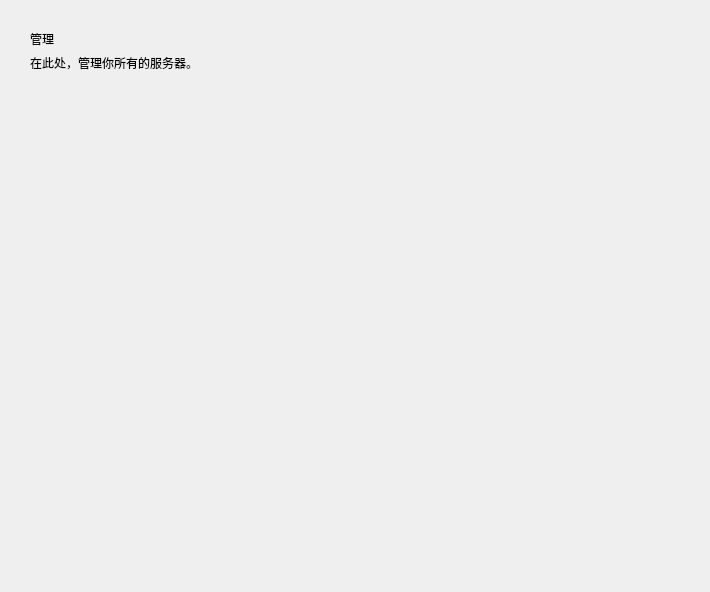
<?xml version="1.0" encoding="UTF-8"?>
<ui version="4.0">
 <class>ManagerInterface</class>
 <widget class="QFrame" name="ManagerInterface">
  <property name="geometry">
   <rect>
    <x>0</x>
    <y>0</y>
    <width>710</width>
    <height>592</height>
   </rect>
  </property>
  <property name="sizePolicy">
   <sizepolicy hsizetype="Expanding" vsizetype="Expanding">
    <horstretch>0</horstretch>
    <verstretch>0</verstretch>
   </sizepolicy>
  </property>
  <property name="windowTitle">
   <string/>
  </property>
  <layout class="QGridLayout" name="gridLayout">
   <item row="0" column="2">
    <spacer name="topSpacer">
     <property name="orientation">
      <enum>Qt::Vertical</enum>
     </property>
     <property name="sizeType">
      <enum>QSizePolicy::Fixed</enum>
     </property>
     <property name="sizeHint" stdset="0">
      <size>
       <width>20</width>
       <height>10</height>
      </size>
     </property>
    </spacer>
   </item>
   <item row="1" column="0">
    <spacer name="leftSpacer">
     <property name="orientation">
      <enum>Qt::Horizontal</enum>
     </property>
     <property name="sizeType">
      <enum>QSizePolicy::Fixed</enum>
     </property>
     <property name="sizeHint" stdset="0">
      <size>
       <width>10</width>
       <height>20</height>
      </size>
     </property>
    </spacer>
   </item>
   <item row="1" column="2" rowspan="2" colspan="2">
    <widget class="QWidget" name="titleLimitWidget" native="true">
     <layout class="QGridLayout" name="gridLayout_2">
      <item row="0" column="0">
       <widget class="TitleLabel" name="titleLabel">
        <property name="sizePolicy">
         <sizepolicy hsizetype="Preferred" vsizetype="Fixed">
          <horstretch>0</horstretch>
          <verstretch>0</verstretch>
         </sizepolicy>
        </property>
        <property name="text">
         <string>管理</string>
        </property>
       </widget>
      </item>
      <item row="1" column="0">
       <widget class="StrongBodyLabel" name="subTitleLabel">
        <property name="sizePolicy">
         <sizepolicy hsizetype="Preferred" vsizetype="Fixed">
          <horstretch>0</horstretch>
          <verstretch>0</verstretch>
         </sizepolicy>
        </property>
        <property name="text">
         <string>在此处，管理你所有的服务器。</string>
        </property>
        <property name="textFormat">
         <enum>Qt::MarkdownText</enum>
        </property>
       </widget>
      </item>
      <item row="3" column="0">
       <widget class="QStackedWidget" name="stackedWidget">
        <property name="currentIndex">
         <number>0</number>
        </property>
        <widget class="QWidget" name="serversPage">
         <layout class="QVBoxLayout" name="verticalLayout_2">
          <item>
           <widget class="SmoothScrollArea" name="serversSmoothScrollArea">
            <property name="frameShape">
             <enum>QFrame::NoFrame</enum>
            </property>
            <property name="frameShadow">
             <enum>QFrame::Plain</enum>
            </property>
            <property name="verticalScrollBarPolicy">
             <enum>Qt::ScrollBarAsNeeded</enum>
            </property>
            <property name="widgetResizable">
             <bool>true</bool>
            </property>
            <widget class="QWidget" name="serversScrollAreaWidgetContents">
             <property name="geometry">
              <rect>
               <x>0</x>
               <y>0</y>
               <width>640</width>
               <height>452</height>
              </rect>
             </property>
             <layout class="QVBoxLayout" name="verticalLayout"/>
            </widget>
           </widget>
          </item>
         </layout>
        </widget>
        <widget class="QWidget" name="editServerPage">
         <layout class="QGridLayout" name="gridLayout_3">
          <item row="1" column="0">
           <widget class="SmoothScrollArea" name="editServerScrollArea">
            <property name="frameShape">
             <enum>QFrame::NoFrame</enum>
            </property>
            <property name="verticalScrollBarPolicy">
             <enum>Qt::ScrollBarAsNeeded</enum>
            </property>
            <property name="horizontalScrollBarPolicy">
             <enum>Qt::ScrollBarAsNeeded</enum>
            </property>
            <property name="widgetResizable">
             <bool>true</bool>
            </property>
            <widget class="QWidget" name="editServerScrollAreaContents">
             <property name="geometry">
              <rect>
               <x>0</x>
               <y>0</y>
               <width>623</width>
               <height>871</height>
              </rect>
             </property>
             <layout class="QVBoxLayout" name="noobNewServerScrollAreaVerticalLayout_2">
              <item>
               <widget class="QWidget" name="editSetJavaWidget" native="true">
                <property name="sizePolicy">
                 <sizepolicy hsizetype="Expanding" vsizetype="Fixed">
                  <horstretch>0</horstretch>
                  <verstretch>0</verstretch>
                 </sizepolicy>
                </property>
                <property name="minimumSize">
                 <size>
                  <width>0</width>
                  <height>120</height>
                 </size>
                </property>
                <layout class="QGridLayout" name="gridLayout_6">
                 <item row="2" column="2">
                  <widget class="PrimaryPushButton" name="editAutoDetectJavaPrimaryPushBtn">
                   <property name="sizePolicy">
                    <sizepolicy hsizetype="Fixed" vsizetype="Fixed">
                     <horstretch>0</horstretch>
                     <verstretch>0</verstretch>
                    </sizepolicy>
                   </property>
                   <property name="cursor">
                    <cursorShape>PointingHandCursor</cursorShape>
                   </property>
                   <property name="text">
                    <string>自动查找Java</string>
                   </property>
                  </widget>
                 </item>
                 <item row="0" column="0">
                  <widget class="SubtitleLabel" name="editJavaSubtitleLabel">
                   <property name="sizePolicy">
                    <sizepolicy hsizetype="Fixed" vsizetype="Fixed">
                     <horstretch>0</horstretch>
                     <verstretch>0</verstretch>
                    </sizepolicy>
                   </property>
                   <property name="text">
                    <string>Java:</string>
                   </property>
                  </widget>
                 </item>
                 <item row="3" column="2">
                  <widget class="PushButton" name="editJavaListPushBtn">
                   <property name="sizePolicy">
                    <sizepolicy hsizetype="Fixed" vsizetype="Fixed">
                     <horstretch>0</horstretch>
                     <verstretch>0</verstretch>
                    </sizepolicy>
                   </property>
                   <property name="minimumSize">
                    <size>
                     <width>108</width>
                     <height>31</height>
                    </size>
                   </property>
                   <property name="cursor">
                    <cursorShape>PointingHandCursor</cursorShape>
                   </property>
                   <property name="text">
                    <string>Java列表</string>
                   </property>
                  </widget>
                 </item>
                 <item row="2" column="1">
                  <widget class="PrimaryPushButton" name="editManuallyAddJavaPrimaryPushBtn">
                   <property name="sizePolicy">
                    <sizepolicy hsizetype="Fixed" vsizetype="Fixed">
                     <horstretch>0</horstretch>
                     <verstretch>0</verstretch>
                    </sizepolicy>
                   </property>
                   <property name="minimumSize">
                    <size>
                     <width>90</width>
                     <height>0</height>
                    </size>
                   </property>
                   <property name="cursor">
                    <cursorShape>PointingHandCursor</cursorShape>
                   </property>
                   <property name="text">
                    <string>手动导入</string>
                   </property>
                  </widget>
                 </item>
                 <item row="3" column="1">
                  <widget class="PrimaryPushButton" name="editDownloadJavaPrimaryPushBtn">
                   <property name="sizePolicy">
                    <sizepolicy hsizetype="Fixed" vsizetype="Fixed">
                     <horstretch>0</horstretch>
                     <verstretch>0</verstretch>
                    </sizepolicy>
                   </property>
                   <property name="minimumSize">
                    <size>
                     <width>90</width>
                     <height>0</height>
                    </size>
                   </property>
                   <property name="cursor">
                    <cursorShape>PointingHandCursor</cursorShape>
                   </property>
                   <property name="text">
                    <string>下载Java</string>
                   </property>
                  </widget>
                 </item>
                 <item row="2" column="0" rowspan="2">
                  <widget class="TextEdit" name="editJavaTextEdit"/>
                 </item>
                </layout>
               </widget>
              </item>
              <item>
               <widget class="QWidget" name="editSetMemWidget" native="true">
                <property name="sizePolicy">
                 <sizepolicy hsizetype="Expanding" vsizetype="Fixed">
                  <horstretch>0</horstretch>
                  <verstretch>0</verstretch>
                 </sizepolicy>
                </property>
                <layout class="QGridLayout" name="gridLayout_7">
                 <item row="1" column="2">
                  <widget class="SubtitleLabel" name="editToSymbol">
                   <property name="sizePolicy">
                    <sizepolicy hsizetype="Fixed" vsizetype="Preferred">
                     <horstretch>0</horstretch>
                     <verstretch>0</verstretch>
                    </sizepolicy>
                   </property>
                   <property name="text">
                    <string>~</string>
                   </property>
                  </widget>
                 </item>
                 <item row="1" column="4">
                  <widget class="ComboBox" name="editMemUnitComboBox"/>
                 </item>
                 <item row="1" column="3">
                  <widget class="LineEdit" name="editMaxMemLineEdit">
                   <property name="sizePolicy">
                    <sizepolicy hsizetype="Fixed" vsizetype="Fixed">
                     <horstretch>0</horstretch>
                     <verstretch>0</verstretch>
                    </sizepolicy>
                   </property>
                   <property name="minimumSize">
                    <size>
                     <width>0</width>
                     <height>30</height>
                    </size>
                   </property>
                  </widget>
                 </item>
                 <item row="0" column="1">
                  <widget class="SubtitleLabel" name="editMemSubtitleLabel">
                   <property name="sizePolicy">
                    <sizepolicy hsizetype="Fixed" vsizetype="Fixed">
                     <horstretch>0</horstretch>
                     <verstretch>0</verstretch>
                    </sizepolicy>
                   </property>
                   <property name="text">
                    <string>内存:</string>
                   </property>
                  </widget>
                 </item>
                 <item row="1" column="5">
                  <spacer name="editMemSpacer">
                   <property name="orientation">
                    <enum>Qt::Horizontal</enum>
                   </property>
                   <property name="sizeHint" stdset="0">
                    <size>
                     <width>40</width>
                     <height>20</height>
                    </size>
                   </property>
                  </spacer>
                 </item>
                 <item row="1" column="1">
                  <widget class="LineEdit" name="editMinMemLineEdit">
                   <property name="sizePolicy">
                    <sizepolicy hsizetype="Fixed" vsizetype="Fixed">
                     <horstretch>0</horstretch>
                     <verstretch>0</verstretch>
                    </sizepolicy>
                   </property>
                   <property name="minimumSize">
                    <size>
                     <width>0</width>
                     <height>30</height>
                    </size>
                   </property>
                  </widget>
                 </item>
                </layout>
               </widget>
              </item>
              <item>
               <widget class="QWidget" name="editSetCoreWidget" native="true">
                <property name="sizePolicy">
                 <sizepolicy hsizetype="Expanding" vsizetype="Fixed">
                  <horstretch>0</horstretch>
                  <verstretch>0</verstretch>
                 </sizepolicy>
                </property>
                <layout class="QGridLayout" name="gridLayout_8">
                 <item row="1" column="3">
                  <widget class="PrimaryPushButton" name="noobDownloadCorePrimaryPushBtn">
                   <property name="sizePolicy">
                    <sizepolicy hsizetype="Fixed" vsizetype="Fixed">
                     <horstretch>0</horstretch>
                     <verstretch>0</verstretch>
                    </sizepolicy>
                   </property>
                   <property name="minimumSize">
                    <size>
                     <width>90</width>
                     <height>0</height>
                    </size>
                   </property>
                   <property name="text">
                    <string>下载核心</string>
                   </property>
                  </widget>
                 </item>
                 <item row="0" column="1">
                  <widget class="SubtitleLabel" name="editCoreSubtitleLabel">
                   <property name="sizePolicy">
                    <sizepolicy hsizetype="Fixed" vsizetype="Fixed">
                     <horstretch>0</horstretch>
                     <verstretch>0</verstretch>
                    </sizepolicy>
                   </property>
                   <property name="text">
                    <string>核心：</string>
                   </property>
                  </widget>
                 </item>
                 <item row="1" column="1">
                  <widget class="LineEdit" name="coreLineEdit"/>
                 </item>
                 <item row="1" column="2">
                  <widget class="PrimaryPushButton" name="noobManuallyAddCorePrimaryPushBtn">
                   <property name="sizePolicy">
                    <sizepolicy hsizetype="Fixed" vsizetype="Fixed">
                     <horstretch>0</horstretch>
                     <verstretch>0</verstretch>
                    </sizepolicy>
                   </property>
                   <property name="minimumSize">
                    <size>
                     <width>90</width>
                     <height>0</height>
                    </size>
                   </property>
                   <property name="text">
                    <string>重新导入</string>
                   </property>
                  </widget>
                 </item>
                </layout>
               </widget>
              </item>
              <item>
               <widget class="QWidget" name="editSetDeEncodingWidget" native="true">
                <layout class="QGridLayout" name="gridLayout_9">
                 <item row="2" column="1">
                  <widget class="ComboBox" name="editOutputDeEncodingComboBox">
                   <property name="sizePolicy">
                    <sizepolicy hsizetype="Minimum" vsizetype="Fixed">
                     <horstretch>0</horstretch>
                     <verstretch>0</verstretch>
                    </sizepolicy>
                   </property>
                  </widget>
                 </item>
                 <item row="0" column="0">
                  <widget class="SubtitleLabel" name="editDeEncodingSubtitleLabel">
                   <property name="sizePolicy">
                    <sizepolicy hsizetype="Fixed" vsizetype="Fixed">
                     <horstretch>0</horstretch>
                     <verstretch>0</verstretch>
                    </sizepolicy>
                   </property>
                   <property name="text">
                    <string>编码设置：</string>
                   </property>
                  </widget>
                 </item>
                 <item row="3" column="1">
                  <widget class="ComboBox" name="editInputDeEncodingComboBox">
                   <property name="text">
                    <string/>
                   </property>
                  </widget>
                 </item>
                 <item row="2" column="0">
                  <widget class="StrongBodyLabel" name="editOutputDeEncodingLabel">
                   <property name="sizePolicy">
                    <sizepolicy hsizetype="Fixed" vsizetype="Fixed">
                     <horstretch>0</horstretch>
                     <verstretch>0</verstretch>
                    </sizepolicy>
                   </property>
                   <property name="text">
                    <string>控制台输出编码（优先级高于全局设置）</string>
                   </property>
                  </widget>
                 </item>
                 <item row="3" column="0">
                  <widget class="StrongBodyLabel" name="editInputDeEncodingLabel">
                   <property name="sizePolicy">
                    <sizepolicy hsizetype="Fixed" vsizetype="Fixed">
                     <horstretch>0</horstretch>
                     <verstretch>0</verstretch>
                    </sizepolicy>
                   </property>
                   <property name="text">
                    <string>指令输入编码（优先级高于全局设置）</string>
                   </property>
                  </widget>
                 </item>
                </layout>
               </widget>
              </item>
              <item>
               <widget class="QWidget" name="editSetJVMArgWidget" native="true">
                <layout class="QGridLayout" name="gridLayout_10">
                 <item row="0" column="0">
                  <widget class="SubtitleLabel" name="editJVMArgSubtitleLabel">
                   <property name="sizePolicy">
                    <sizepolicy hsizetype="Fixed" vsizetype="Fixed">
                     <horstretch>0</horstretch>
                     <verstretch>0</verstretch>
                    </sizepolicy>
                   </property>
                   <property name="text">
                    <string>JVM参数：</string>
                   </property>
                  </widget>
                 </item>
                 <item row="1" column="0">
                  <widget class="PlainTextEdit" name="JVMArgPlainTextEdit">
                   <property name="placeholderText">
                    <string>可选，用一个空格分组</string>
                   </property>
                  </widget>
                 </item>
                </layout>
               </widget>
              </item>
              <item>
               <widget class="QWidget" name="editSetServerIconWidget" native="true">
                <layout class="QGridLayout" name="gridLayout_4">
                 <item row="2" column="0" colspan="4">
                  <widget class="BodyLabel" name="tipLabel">
                   <property name="text">
                    <string>提示：此处设置的是服务器在MCSL2中显示的图标，不能代表服务器MOTD的图标。</string>
                   </property>
                  </widget>
                 </item>
                 <item row="4" column="0">
                  <widget class="ComboBox" name="editServerIcon"/>
                 </item>
                 <item row="0" column="0">
                  <widget class="SubtitleLabel" name="editServerIconSubtitleLabel">
                   <property name="sizePolicy">
                    <sizepolicy hsizetype="Fixed" vsizetype="Fixed">
                     <horstretch>0</horstretch>
                     <verstretch>0</verstretch>
                    </sizepolicy>
                   </property>
                   <property name="text">
                    <string>服务器图标：</string>
                   </property>
                  </widget>
                 </item>
                 <item row="4" column="2">
                  <widget class="PixmapLabel" name="editServerPixmapLabel">
                   <property name="sizePolicy">
                    <sizepolicy hsizetype="Fixed" vsizetype="Fixed">
                     <horstretch>0</horstretch>
                     <verstretch>0</verstretch>
                    </sizepolicy>
                   </property>
                   <property name="minimumSize">
                    <size>
                     <width>60</width>
                     <height>60</height>
                    </size>
                   </property>
                   <property name="maximumSize">
                    <size>
                     <width>60</width>
                     <height>60</height>
                    </size>
                   </property>
                  </widget>
                 </item>
                 <item row="4" column="1">
                  <spacer name="horizontalSpacer">
                   <property name="orientation">
                    <enum>Qt::Horizontal</enum>
                   </property>
                   <property name="sizeType">
                    <enum>QSizePolicy::Fixed</enum>
                   </property>
                   <property name="sizeHint" stdset="0">
                    <size>
                     <width>10</width>
                     <height>20</height>
                    </size>
                   </property>
                  </spacer>
                 </item>
                </layout>
               </widget>
              </item>
              <item>
               <widget class="QWidget" name="editSetServerNameWidget" native="true">
                <layout class="QVBoxLayout" name="verticalLayout_5">
                 <item>
                  <widget class="SubtitleLabel" name="editServerNameSubtitleLabel">
                   <property name="sizePolicy">
                    <sizepolicy hsizetype="Fixed" vsizetype="Fixed">
                     <horstretch>0</horstretch>
                     <verstretch>0</verstretch>
                    </sizepolicy>
                   </property>
                   <property name="text">
                    <string>服务器名称：</string>
                   </property>
                  </widget>
                 </item>
                 <item>
                  <widget class="LineEdit" name="editServerNameLineEdit">
                   <property name="sizePolicy">
                    <sizepolicy hsizetype="Expanding" vsizetype="Fixed">
                     <horstretch>0</horstretch>
                     <verstretch>0</verstretch>
                    </sizepolicy>
                   </property>
                   <property name="minimumSize">
                    <size>
                     <width>0</width>
                     <height>30</height>
                    </size>
                   </property>
                   <property name="placeholderText">
                    <string>不能包含非法字符</string>
                   </property>
                  </widget>
                 </item>
                 <item>
                  <widget class="PrimaryPushButton" name="editSaveServerPrimaryPushBtn">
                   <property name="sizePolicy">
                    <sizepolicy hsizetype="Fixed" vsizetype="Fixed">
                     <horstretch>0</horstretch>
                     <verstretch>0</verstretch>
                    </sizepolicy>
                   </property>
                   <property name="minimumSize">
                    <size>
                     <width>130</width>
                     <height>0</height>
                    </size>
                   </property>
                   <property name="text">
                    <string>保存！</string>
                   </property>
                  </widget>
                 </item>
                </layout>
               </widget>
              </item>
              <item>
               <spacer name="editServerScrollAreaSpacer">
                <property name="orientation">
                 <enum>Qt::Vertical</enum>
                </property>
                <property name="sizeHint" stdset="0">
                 <size>
                  <width>20</width>
                  <height>40</height>
                 </size>
                </property>
               </spacer>
              </item>
             </layout>
            </widget>
           </widget>
          </item>
          <item row="0" column="0">
           <widget class="QWidget" name="editServerTitleWidget" native="true">
            <property name="sizePolicy">
             <sizepolicy hsizetype="Preferred" vsizetype="Preferred">
              <horstretch>0</horstretch>
              <verstretch>0</verstretch>
             </sizepolicy>
            </property>
            <layout class="QHBoxLayout" name="horizontalLayout_4">
             <item>
              <widget class="TransparentToolButton" name="editServerBackPushBtn"/>
             </item>
             <item>
              <widget class="SubtitleLabel" name="editServerSubtitleLabel">
               <property name="sizePolicy">
                <sizepolicy hsizetype="Fixed" vsizetype="Fixed">
                 <horstretch>0</horstretch>
                 <verstretch>0</verstretch>
                </sizepolicy>
               </property>
               <property name="text">
                <string>编辑服务器-[服务器名称]</string>
               </property>
              </widget>
             </item>
             <item>
              <spacer name="editServerTitleSpacer">
               <property name="orientation">
                <enum>Qt::Horizontal</enum>
               </property>
               <property name="sizeHint" stdset="0">
                <size>
                 <width>40</width>
                 <height>20</height>
                </size>
               </property>
              </spacer>
             </item>
            </layout>
           </widget>
          </item>
         </layout>
        </widget>
       </widget>
      </item>
     </layout>
    </widget>
   </item>
  </layout>
 </widget>
 <customwidgets>
  <customwidget>
   <class>ComboBox</class>
   <extends>QPushButton</extends>
   <header>qfluentwidgets</header>
  </customwidget>
  <customwidget>
   <class>PushButton</class>
   <extends>QPushButton</extends>
   <header>qfluentwidgets</header>
  </customwidget>
  <customwidget>
   <class>PrimaryPushButton</class>
   <extends>PushButton</extends>
   <header>qfluentwidgets</header>
  </customwidget>
  <customwidget>
   <class>ToolButton</class>
   <extends>QToolButton</extends>
   <header>qfluentwidgets</header>
  </customwidget>
  <customwidget>
   <class>TransparentToolButton</class>
   <extends>ToolButton</extends>
   <header>qfluentwidgets</header>
  </customwidget>
  <customwidget>
   <class>PixmapLabel</class>
   <extends>QLabel</extends>
   <header>qfluentwidgets</header>
  </customwidget>
  <customwidget>
   <class>SmoothScrollArea</class>
   <extends>QScrollArea</extends>
   <header>qfluentwidgets</header>
   <container>1</container>
  </customwidget>
  <customwidget>
   <class>BodyLabel</class>
   <extends>QLabel</extends>
   <header>qfluentwidgets</header>
  </customwidget>
  <customwidget>
   <class>StrongBodyLabel</class>
   <extends>QLabel</extends>
   <header>qfluentwidgets</header>
  </customwidget>
  <customwidget>
   <class>SubtitleLabel</class>
   <extends>QLabel</extends>
   <header>qfluentwidgets</header>
  </customwidget>
  <customwidget>
   <class>TitleLabel</class>
   <extends>QLabel</extends>
   <header>qfluentwidgets</header>
  </customwidget>
  <customwidget>
   <class>LineEdit</class>
   <extends>QLineEdit</extends>
   <header>qfluentwidgets</header>
  </customwidget>
  <customwidget>
   <class>TextEdit</class>
   <extends>QTextEdit</extends>
   <header>qfluentwidgets</header>
  </customwidget>
  <customwidget>
   <class>PlainTextEdit</class>
   <extends>QPlainTextEdit</extends>
   <header>qfluentwidgets</header>
  </customwidget>
 </customwidgets>
 <resources/>
 <connections/>
</ui>
